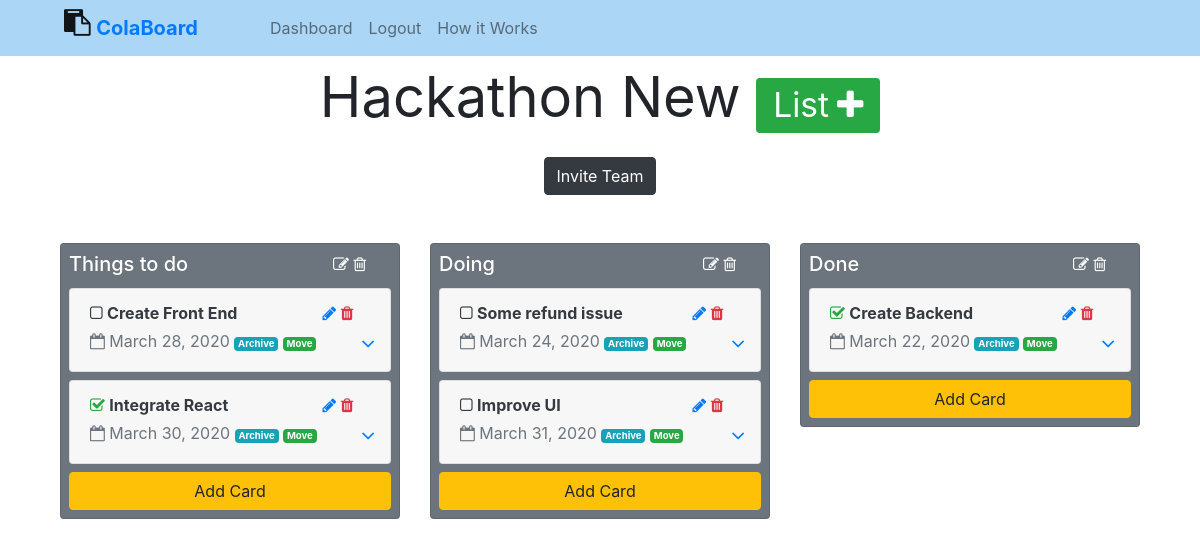
/boards/board_detail/hackathon-4 (signed in), run on the app's committed database.
### boards/models.py (models this page shows, shortened)
class Board(models.Model):
    creator = models.ForeignKey(
        settings.AUTH_USER_MODEL, on_delete=models.CASCADE, related_name='board')
    board_type = models.CharField(choices=BOARD_TYPE_CHOICES, max_length=1)
    title = models.CharField(max_length=100)
    slug = models.SlugField(blank=True, null=True)
    team = models.ManyToManyField(
        settings.AUTH_USER_MODEL, related_name='team')

class BoardList(models.Model):
    board = models.ForeignKey(
        'Board', on_delete=models.CASCADE, related_name='board_list')
    title = models.CharField(max_length=100)
    def get_archived_cards(self):
        cards = ListCard.objects.filter(board_list=self.pk, archived=True)
        print(cards)
        return cards
    def get_non_archived_cards(self):
        cards = ListCard.objects.filter(board_list=self.pk, archived=False)
        return cards

class ListCard(models.Model):
    board_list = models.ForeignKey(
        'BoardList', on_delete=models.CASCADE, related_name='list_card')
    due_date = models.DateField()
    title = models.CharField(max_length=250)
    description = models.TextField()
    attachment = models.FileField(
        upload_to='media/attachment/', blank=True, null=True)
    archived = models.BooleanField(default=False)
    checked = models.BooleanField(default=False)

### boards/views.py (the view)
# urls.py: path('board_detail/<slug>', views.board_detail, name='board_detail'),
@login_required
def board_detail(request, slug):
    board = Board.objects.get(slug=slug)
    form = CardCreationForm()
    domain = request.get_host(),
    url = redirect('boards:board_join', slug=board.slug)
    invite_link = f'http://{ domain[0] }{url.url}'
    context = {
        'board': board,
        'form': form,
        'invite_link': invite_link
    }
    return render(request, 'board_detail.html', context)

### templates/board_detail.html (shortened to what this page needs)
{% extends 'base.html' %}
{% block content %}
<center>
    <h3 class="display-4"><b>{{board.title}}</b>
        <a href="{% url 'boards:create_list' board.slug %}">
            <span class="badge badge-success"><small>List<i class="fa fa-plus ml-2"
                        aria-hidden="true"></i></small></span>
        </a>
    </h3>
    <button type="button" class="btn btn-dark mt-3" data-toggle="modal" data-target="#staticBackdrop">
        Invite Team
    </button>
</center>
<div class="card-group mt-5">
    {% for list in board.board_list.all %}
    <div class="col-md-4 mb-3">
        <div class="card bg-secondary">
            <div class="card-body p-2 text-white">
                <div class="row">
                    <div class="col-9">
                        <h5 class="card-title text-white">{{list.title}}</h5>
                    </div>
                    <div class="col-3">
                        <i class="fa fa-pencil-square-o pointer" onclick="showRenameForm({{list.pk}})"
                            aria-hidden="true"></i>
                        <i class="fa fa-trash-o pointer" onclick="showConfirmation({{list.pk}})" aria-hidden="true"></i>
                    </div>
                </div>
                {% for card in list.get_non_archived_cards %}
                <div class="accordion" id="accordionExample">
                    <div class="card mb-2">
                        <div class="card-header" id="heading-{{list.pk}}-{{card.pk}}">
                            <span class="mb-0 text-dark">
                                <div class="row">
                                    <div class="col-9">
                                        {% if card.checked %}
                                        <a href="{% url 'boards:card_check' card.pk %}">
                                            <i class="fa fa-check-square-o text-success" aria-hidden="true"></i>
                                        </a>
                                        {% else %}
                                        <a href="{% url 'boards:card_check' card.pk %}">
                                            <i class="fa fa-square-o text-dark" aria-hidden="true"></i>
                                        </a>
                                        {% endif %}
                                        <strong>{{card.title}}</strong>
                                    </div>
                                    <div class="col-3">
                                        <a href="{% url 'boards:card_edit' card.pk %}">
                                            <i class="fa fa-pencil" aria-hidden="true"></i>
                                        </a>
                                        <i class="fa fa-trash text-danger pointer"
                                            onclick="showCardConfirmation({{card.pk}})" aria-hidden="true"></i>
                                    </div>
                                </div>
                                <div class="row mt-1">
                                    <div class="col-10">
                                        <span class="text-secondary"><i class="fa fa-calendar-o" aria-hidden="true"></i>
                                            {{card.due_date}}
                                        </span>
                                        <small><a href="{% url 'boards:card_archive' card.pk %}"><span
                                                    class="badge badge-info">Archive</span></a></small>
                                        <small><a href="{% url 'boards:card_move' card.pk %}"><span
                                                    class="badge badge-success">Move</span></a></small>
                                    </div>
                                    <div class="col-2">
                                        <button class="btn btn-link collapsed" type="button" data-toggle="collapse"
                                            data-target="#collapse-{{list.pk}}-{{card.pk}}" aria-expanded="false"
                                            aria-controls="collapse-{{list.pk}}-{{card.pk}}">
                                            <i class="fa fa-angle-down fa-lg" aria-hidden="true"></i>
                                        </button>
                                    </div>
                                </div>
                            </span>
                        </div>
                    </div>
                </div>
                {% endfor %}
                <button class="btn btn-block btn-warning" onclick="showForm({{list.pk}})" list_id={{list.pk}}>Add
                    Card</button>
            </div>
        </div>
    </div>
    {% empty %}
    <span>
        <h5>
            You Do not have any Lists.
        </h5>
    </span>
    {% endfor %}
</div>
{% endblock content %}

### templates/base.html (style rules this page uses)
html { background-color: #fff; color: #555; font-weight: 300; font-family: "Lato", "Arial", sans-serif; font-size: 16px; text-rendering: optimizeLegibility; overflow-x: hidden; }
.pointer { cursor: pointer; }

### data on the page
Board: title "Hackathon New"
BoardList: title "Things to do"
ListCard: checked False (drawn), title "Create Front End", due_date "March 28, 2020"
ListCard: checked True (drawn), title "Integrate React", due_date "March 30, 2020"
BoardList: title "Doing"
ListCard: checked False (drawn), title "Some refund issue", due_date "March 24, 2020"
ListCard: checked False (drawn), title "Improve UI", due_date "March 31, 2020"
BoardList: title "Done"
ListCard: checked True (drawn), title "Create Backend", due_date "March 22, 2020"
